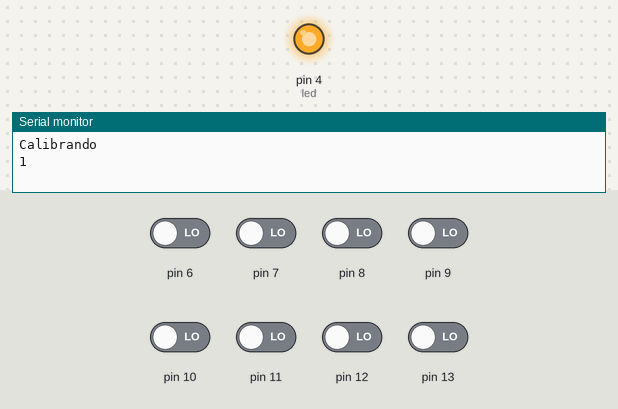
The sketch below on a simulated Arduino Uno, built with avr-gcc and run on an emulated ATmega328P. Parts: output pins drawn as LEDs (lit = HIGH), the last lines printed to the serial monitor. The inputs (shaded band) are chosen by the test bench; at power-on: pin 6–13 LOW.

Above: at 0.1 s.
At 9.8 s:
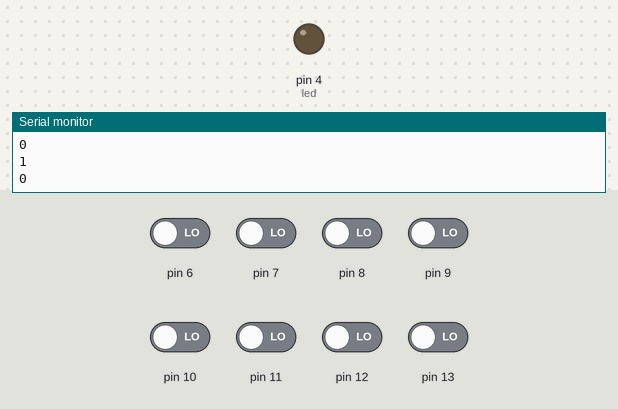
Timing chart, 0 to 11.3 s (numbered marks = the images above):
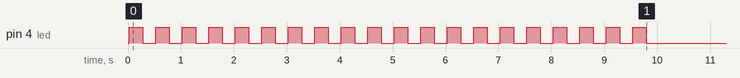

The sketch:

i2c_qrtc8.ino
```cpp
/*
  06/06/2018 - IFSP EBOT Piracicaba

  Arduino em modo slave i2c - responsavel pela leitura dos sensores
  de infravermelho e envio para o bloco mestre (lego ev3) via i2c

  Mestre -> bloco ev3 com linux ev3dev (software de controle em python)
  Escravo -> Arduino executando este código

  I2C Pinouts - Arduino Uno
  SDA -> A4 - Fio Amarelo do Cabo LEGO
  SCL -> A5 - Fio Azul do cabo LEGO
*/


#include <Wire.h>
#include <QTRSensors.h>     // biblioteca para o sensor de linha pololu

#define SLAVE_ADDRESS 0x04  // endereço escolhido 0x04 - pode ser alterado (no ev3 tambem)

#define NUM_SENSORES   8      // numero de sensores usados
#define TIMEOUT        2500   // 2500 microseconds para saida ir para LOW
#define IF_EMISSOR     2      // Pino para controlar o emissor
#define led            4      // Pino do led na placa arduino para debug

QTRSensorsRC qtrrc((unsigned char[]) {
  6, 7, 8, 9, 10, 11, 12, 13
}, NUM_SENSORES, TIMEOUT, IF_EMISSOR);

unsigned int valorSensores[NUM_SENSORES];     // Vetor para guardar o resultado das leituras
unsigned int valorRawSensores[NUM_SENSORES];  // Vetor para guardar o resultado das leituras
char data[8];
int posicao;

#define DEBUG false
int debug_print = 0;
int teste = 0;


void setup()
{
  Serial.begin(9600);
  Wire.begin(SLAVE_ADDRESS);        // Endereço i2c
  Wire.onReceive(receiveData);      // Funcao executada quando chega dado do mestre
  Wire.onRequest(sendData);         // Funcao executada para responder ao mestre
  Serial.println("");
  pinMode(led, OUTPUT);              // Pino 13 (LED) para testes
  calibrar();
}

void loop()
{
  delay(10);
  posicao = qtrrc.readLine(valorSensores);
  for (int i=0; i<8; i++)
  {
    data[i] = valorSensores[i]/5;
  }
  if (DEBUG)
  {
    if ( debug_print % 100 == 0 )
    {
      Serial.print(" 8bit: " );
      for (int i = 0; i < NUM_SENSORES; i++)
      {
        unsigned char retorno = (unsigned char) (valorSensores[i] / 4);
        Serial.print(retorno);
        Serial.print("\t" );
      }
      Serial.println();
      Serial.print(" full: " );
      for (int i = 0; i < NUM_SENSORES; i++)
      {
        Serial.print(valorSensores[i]);
        Serial.print("\t" );
      }
      Serial.println();
      Serial.println();
    }
    debug_print++;
  }
}

void calibrar()
{
  boolean estado = false;
  int contador = 0;
  Serial.println("Calibrando");
  for (int i = 0; i < 400; i++)  // make the calibration take about 10 seconds
  {
    qtrrc.calibrate();            // reads all sensors 10 times at 2500 us per read (i.e. ~25 ms per call)
    if (contador % 10 == 0 )
    {
      estado = !estado;
      digitalWrite(led, estado);
      Serial.println(estado);
    }
    contador++;
  }
  Serial.println("Calibrado");
}

void receiveData(int byteCount)
{
  int i = 0;
  while (Wire.available())
  {
    char leitura = Wire.read();
    if ( leitura == '1' )
    {
      Serial.println("antes do le_sensores");
    }
    else if ( leitura == 2 )
    {
      digitalWrite(led, HIGH);
    }
    else if (leitura == 3 )
    {
      digitalWrite(led, LOW);
    }
    else if ( leitura == 4 )
    {
      calibrar();
    }
    else
    {
      digitalWrite(led, LOW);
    }
  }
}

void sendData()
{
  Wire.write(data, 8);
}
```
